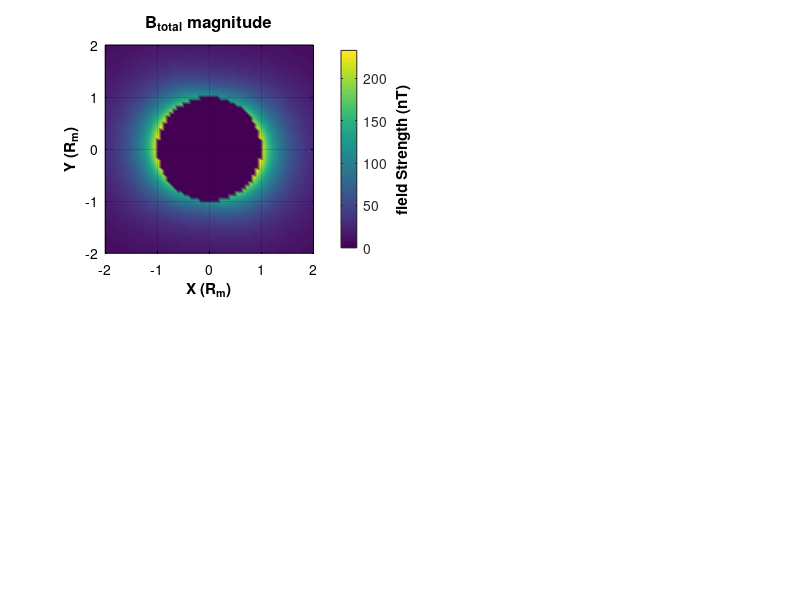

Here is the MATLAB script that generated this plot: (Note: this script raises an error after producing the figure.)
%% visualizing 2d slices of B_sec(t) heatmaps

clear
% define constants
r_m = 1560; % Europa radius (km)
B_prim = 250; % approximate background field amplitude nT
A = 0.95; % amplitude response factor
phi = 0.14; % phase lag in radians (around 8 deg)
synodic_period = 11.23 * 3600; % 11.23 hr period
omega = 2*pi / (synodic_period); % synodic freq. (rad/sec)

% inducing field direction
e0x = [1;0;0];
e0y = [0;1;0];

%%%%%%%%%%%%%%%%%%%%%%%%%%%%%%%%%%%%%%%%%%%%%%%%%%%%%%%%%%%%%%%%%%%%%%%%%%%%%%%%%%%%%%%%%%%%%%

% create spatial grid 
grid_limit = 2.5 * r_m; % only calculate up to 2.5 radii out for better resolution
num_points = 80; 
[X, Y, Z] = meshgrid(linspace(-grid_limit, grid_limit, num_points), ...
                     linspace(-grid_limit, grid_limit, num_points), ...
                     linspace(-grid_limit, grid_limit, num_points));

% find the index corresponding to the Z = 0 plane
[~, z_idx] = min(abs(Z(1,1,:))); 

% extract the 2D plane grid coordinates
X_slice = X(:,:,z_idx);
Y_slice = Y(:,:,z_idx);

% set up animation time array (60 steps over one full period)
num_frames = 60;
time_steps = linspace(0, synodic_period, num_frames);

% create figure once outside the loop with a white background
fig = figure('Color', 'w');
set(gcf, 'Position', [100, 100, 1000, 800]);

%%%%%%%%%%%%%%%%%%%%%%%%%%%%%%%%%%%%%%%%%%%%%%%%%%%%%%%%%%%%%%%%%%%%%%%%%%%%%%%%%%%%%%%%%%%%%%

% animation loop 
for t = time_steps

    % initialize arrays to hold 2D field slice components
    Bx_slice = zeros(size(X_slice));
    By_slice = zeros(size(X_slice));
    Bz_slice = zeros(size(X_slice));
    
    % loop through the 2D grid slice to compute spatial part of equations
    for i = 1:numel(X_slice)

        % define position vector r in the Z=0 plane
        r_vec = [X_slice(i); Y_slice(i); 0];
        r = norm(r_vec);

        % mask field inside the moon to avoid division by 0
        if r < r_m
            continue;
        end

        % X EQUATION
        r_dot_e0x = dot(r_vec, e0x);
        spatial_bracketx = 3 * r_dot_e0x * r_vec - (r^2) * e0x;
        coefx = - (A * B_prim * r_m^3) * (cos(omega * t - phi)) / (2 * r^5);

        % Y EQUATION
        r_dot_e0y = dot(r_vec, e0y);
        spatial_brackety = 3 * r_dot_e0y * r_vec - (r^2) * e0y;
        coefy = - (A * B_prim * r_m^3) * (sin(omega * t - phi)) / (2 * r^5);

        % store vector components
        B_vector = (coefx * spatial_bracketx) + (coefy * spatial_brackety);
        Bx_slice(i) = B_vector(1);
        By_slice(i) = B_vector(2);
        Bz_slice(i) = B_vector(3);
    end



%%%%%%%%%%%%%%%%%%%%%%%%%%%%%%%%%%%%%%%%%%%%%%%%%%%%%%%%%%%%%%%%%%%%%%%%%%%%%%%%%%%%%%%%%%%%%%

    % calculate total field magnitude
    Btot_slice = sqrt(Bx_slice.^2 + By_slice.^2 + Bz_slice.^2);

 
    clf; % clear figure window for new frame

    % structural arrays for loop plotting
    titles = {'B_{total} magnitude', 'B_x (azimuthal) component', 'B_y (radial) component', 'B_z component'};
    data_slices = {Btot_slice, Bx_slice, By_slice, Bz_slice};
    
    % uniform color limits scaled to theoretical surface max
    max_val = A * B_prim / 2;
    
    for p = 1:4
        ax = subplot(2, 2, p);
        
        % render 2D heatmaps
        h = pcolor(X_slice / r_m, Y_slice / r_m, data_slices{p});
        set(h, 'EdgeColor', 'none'); 
        shading interp;             
        axis equal;
        
        xlim([-2, 2]); ylim([-2, 2]);
        

        set(ax, 'XColor', 'k', 'YColor', 'k', 'ZColor', 'k', 'Layer', 'top');
        grid on;
        
   
        xlabel('X (R_m)', 'Color', 'k', 'FontSize', 11, 'FontWeight', 'bold');
        ylabel('Y (R_m)', 'Color', 'k', 'FontSize', 11, 'FontWeight', 'bold');
        title(titles{p}, 'Color', 'k', 'FontSize', 12, 'FontWeight', 'bold');
        
        % colorbars
        c = colorbar;
        ylabel(c, 'field Strength (nT)', 'Color', 'k', 'FontWeight', 'bold');
        set(c, 'Color', 'k'); 
        
        if p == 1
            clim([0, max_val]); 
            colormap(gca, 'parula');
        else
            clim([-max_val, max_val]); 
            colormap(gca, 'jet');       
        end
        
        % black circle representing Europa's solid boundary
        hold on;
        theta_circle = linspace(0, 2*pi, 100);
        plot(cos(theta_circle), sin(theta_circle), 'k-', 'LineWidth', 2.5);
    end
    
    sgtitle(sprintf('2D slice (Z=0) heatmaps at t = %.2f hours', t/3600), ...
            'Color', 'k', 'FontSize', 14, 'FontWeight', 'bold');
    
    drawnow; % force immediate graphics rendering
    pause(0.04); % animation playback step speed

end
